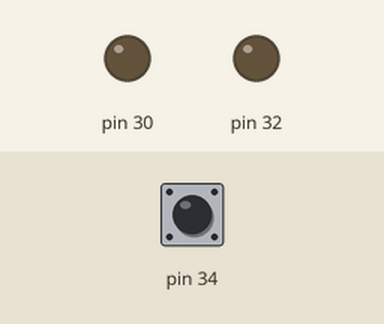
Recording of a sketch running on a simulated Arduino Mega 2560, built with avr-gcc and run on an emulated ATmega2560. Parts: output pins drawn as LEDs (lit = HIGH). Inputs (shaded band) come from the test bench; at power-on: pin 34 LOW. What the sketch prints to the serial monitor is not drawn.

Above: at 11.2 s.
11.3 s: pin 34 driven HIGH
At 12.21 s:
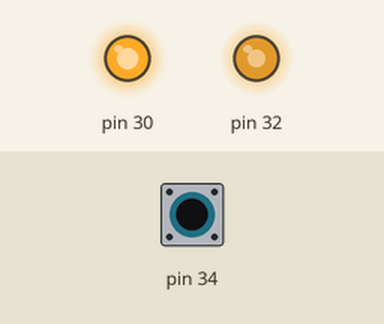
14.3 s: pin 34 driven LOW
At 15.5 s:
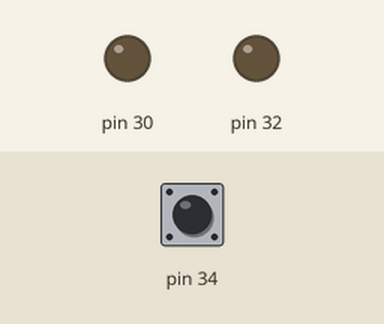
15.8 s: pin 34 driven HIGH
At 16.31 s:
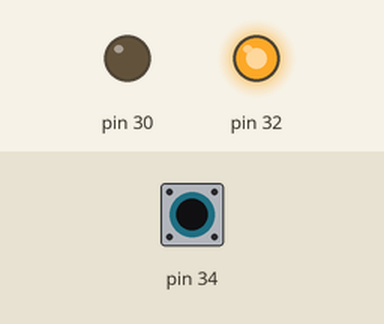
18.8 s: pin 34 pulsed LOW 5 times (0.12 s each, 0.3 s apart)
21.8 s: pin 34 pulsed LOW 2 times (0.12 s each, 0.3 s apart)
Timing chart, 0 to 25.8 s (numbered marks = the images above; inputs shaded):
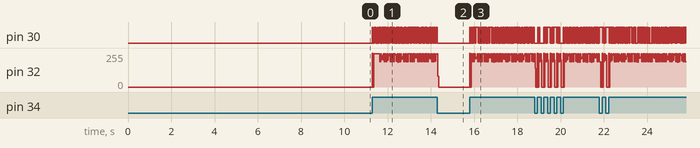

Measured:
- after the input at 14.3 s, pin 30: stops changing and stays LOW

The sketch:

ProgramaTransmisor.ino
```cpp
//Se inicializan las condiciones iniciales
//de las ecuaciones diferenciales
float vt11, vt12, vt13;
float vt21, vt22, vt23;
int Ft1, Ft2, Ft3;
float v0;
int M;
int h;
int MXOR;


//Se inicializan los coeficientes de las
//ecuaciones diferenciales
float a11, a12, a13, a14, a15, a16;
float b11, b12, b13, b14;

//Inicialización de variables que permiten
//sincronizar y llevar a cabo la comunicación
int contadorM;
bool MensajeEnviado;
bool ReceptorDisponible;


//Creamos el Mensaje
char Mensaje[] = "En un lugar de la Mancha, de cuyo nombre no quiero acordarme, no ha mucho tiempo que vivía un hidalgo de los de lanza en astillero, adarga antigua, rocín flaco y galgo corredor.Una olla de algo más vaca que carnero, salpicón las más noches, duelos y quebrantos los sábados, lantejas los viernes, algún palomino de añadidura los domingos, consumían las tres partes de su hacienda. El resto della concluían sayo de velarte, calzas de velludo para las fiestas, con sus pantuflos de lo mesmo, y los días de entresemana se honraba con su vellorí de lo más fino. Tenía en su casa una ama que pasaba de los cuarenta, y una sobrina que no llegaba a los veinte, y un mozo de campo y plaza, que así ensillaba el rocín como tomaba la podadera. Frisaba la edad de nuestro hidalgo con los cincuenta años; era de complexión recia, seco de carnes, enjuto de rostro, gran madrugador y amigo de la caza. Quieren decir que tenía el sobrenombre de Quijada, o Quesada, que en esto hay alguna diferencia en los autores que deste caso escriben; aunque por conjeturas verosímiles se deja entender que se llamaba Quijana. Pero esto importa poco a nuestro cuento: basta que en la narración dél no se salga un punto de la verdad.";
int X;
byte LetraBinario;


void setup() {
  // start serial port at 115200 bps:
  Serial.begin(115200);
  while (!Serial) {
    ; // wait for serial port to connect. Needed for native USB port only
  }
  //se dan valores iniciales a la ecuacion recurrente
  vt12 = 0;
  vt13 = 0;
  vt22 = 0.75;
  vt23 = vt22-0.25*0;
  v0 = 0.35;

  Ft2 = 0;
  Ft3 = 0;

  //se dan valores a los coeficientes de
  //la ecuación recurrente
  a11 = 421.0 / 425;
  a12 = 4.0 / 1275;
  a13 = 12.0 / 25;
  a14 = 4.0 / 27;
  a15 = 16.0 / 15;
  a16 = 16.0 / 45;

  b11 = 12.0 / 25;
  b12 = 4.0 / 25;
  b13 = 421.0 / 425;
  b14 = 4.0 / 1275;


  //se dan valores a las variables del sistema
  contadorM = 1;
  M = 0;
  MensajeEnviado = 0;
  ReceptorDisponible = 0;

  //Preparamos los pines para su respectivo
  //modo de funcionamiento y enviamos un 0
  //al receptor para que este a la espera de
  //un mensaje
  pinMode(30,OUTPUT);
  pinMode(34,INPUT);
  pinMode(32,OUTPUT);
  digitalWrite(32,MensajeEnviado);

  //se obtiene la longitud del mensaje
  X = strlen(Mensaje);

  delay(10000);
}

void loop() {


 int i = 0;
 contadorM = 0;
 M = 1;

 while (i < X){

  LetraBinario = byte(Mensaje[i]);
  Serial.print((char)LetraBinario);
  int a = 0;

  while ( a < 8){

    if (ReceptorDisponible = digitalRead (34)){

      /************ Se elige si enviar el mensaje o la inicializacion de este **************/

        if (contadorM < 24){
          if (contadorM%8 == 0){
            M = 1-M;
            }
          contadorM++;
        }else{
          if ((LetraBinario & 128) == 128){
            M = 1;
            }else{
              M = 0;
              }
          LetraBinario <<= 1;
          a++;
          }

      /************** Ecuaciones Transmisor *******************/
        vt11 = a11 * vt12 + a12 * vt13 + a13 * vt22;
        vt11 = vt11 - a14 * vt23 + a15 * Ft2 - a16 * Ft3;
        vt21 = -b11 * vt12 + b12 * vt13;
        vt21 = vt21 + b13 * vt22 + b14 * vt23;

        h = (v0 < vt21) ? 1 : 0;

        MXOR = (M^h);
        Ft1 = MXOR;


        // Se actualizan los valores
        vt23 = vt22;
        vt22 = vt21;

        vt13 = vt12;
        vt12 = vt11;

        Ft3 = Ft2;
        Ft2 = Ft1;


      /************ Comprobacion ***************/
//        Serial.print(contadorM);
//        Serial.print(":   El mensaje original es  ");
//        Serial.print(M);
//        Serial.print("  El mensaje enviado es ");
//        Serial.print(Ft1);
//        Serial.println();


      /************ envío del mensaje ***************/

        digitalWrite(30,Ft1);//Envía el mensaje
        MensajeEnviado = 1;
        digitalWrite(32,MensajeEnviado); //Le indica al receptor que hay un mensaje disponible
        delay(10);


        //Se le informa al receptor que espere hasta el proximo mensaje
        MensajeEnviado = 0;
        digitalWrite(32,MensajeEnviado);

    }

   }
   if (Mensaje[i]== '.'){Serial.println();}
   i++;
   delay(10);

  }
  Serial.println();
}
```
